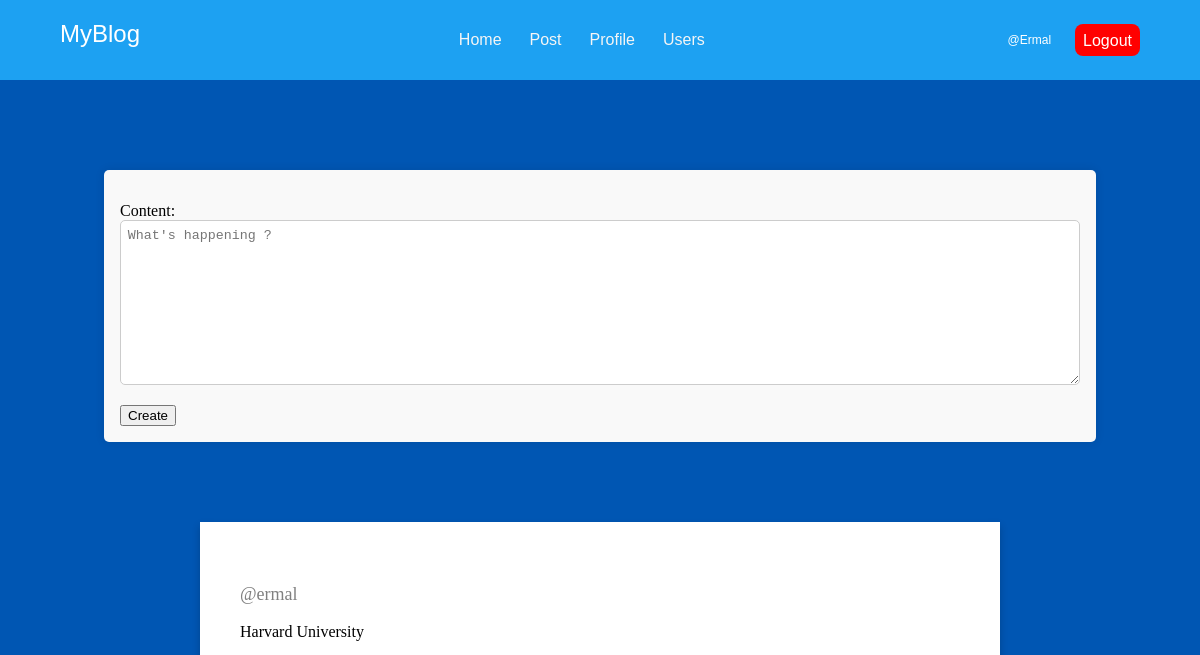
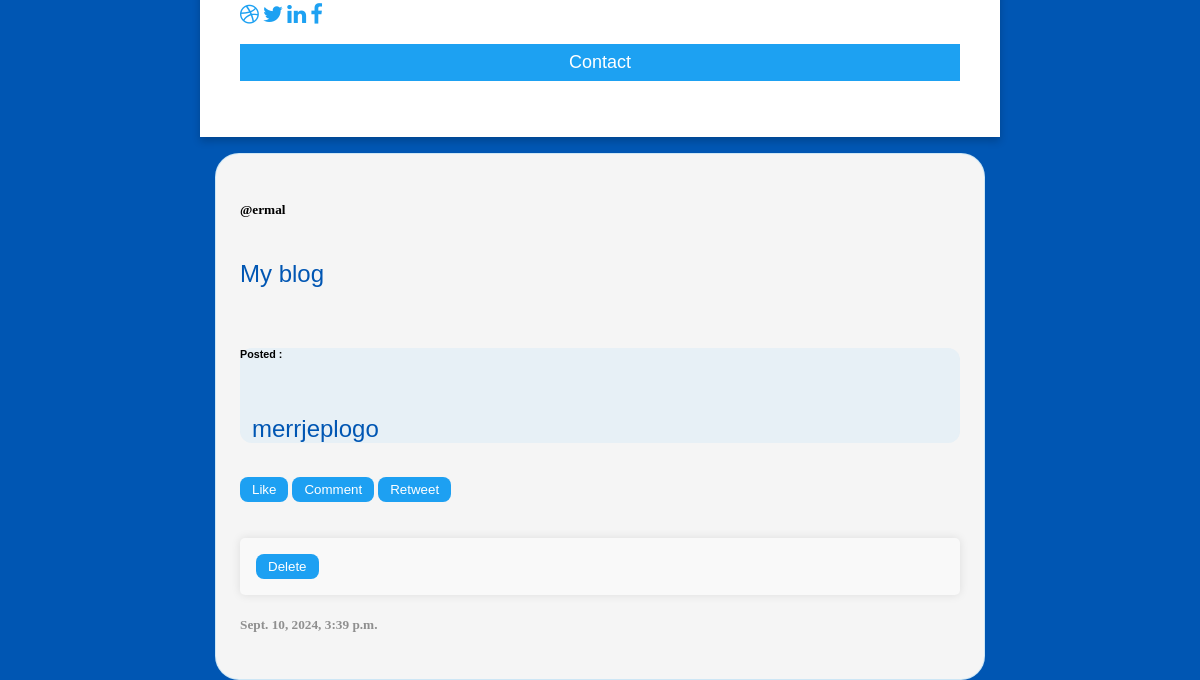
/myblog/profile/ (signed in), run on an earlier commit of the app's database (2 pictures, top to bottom).
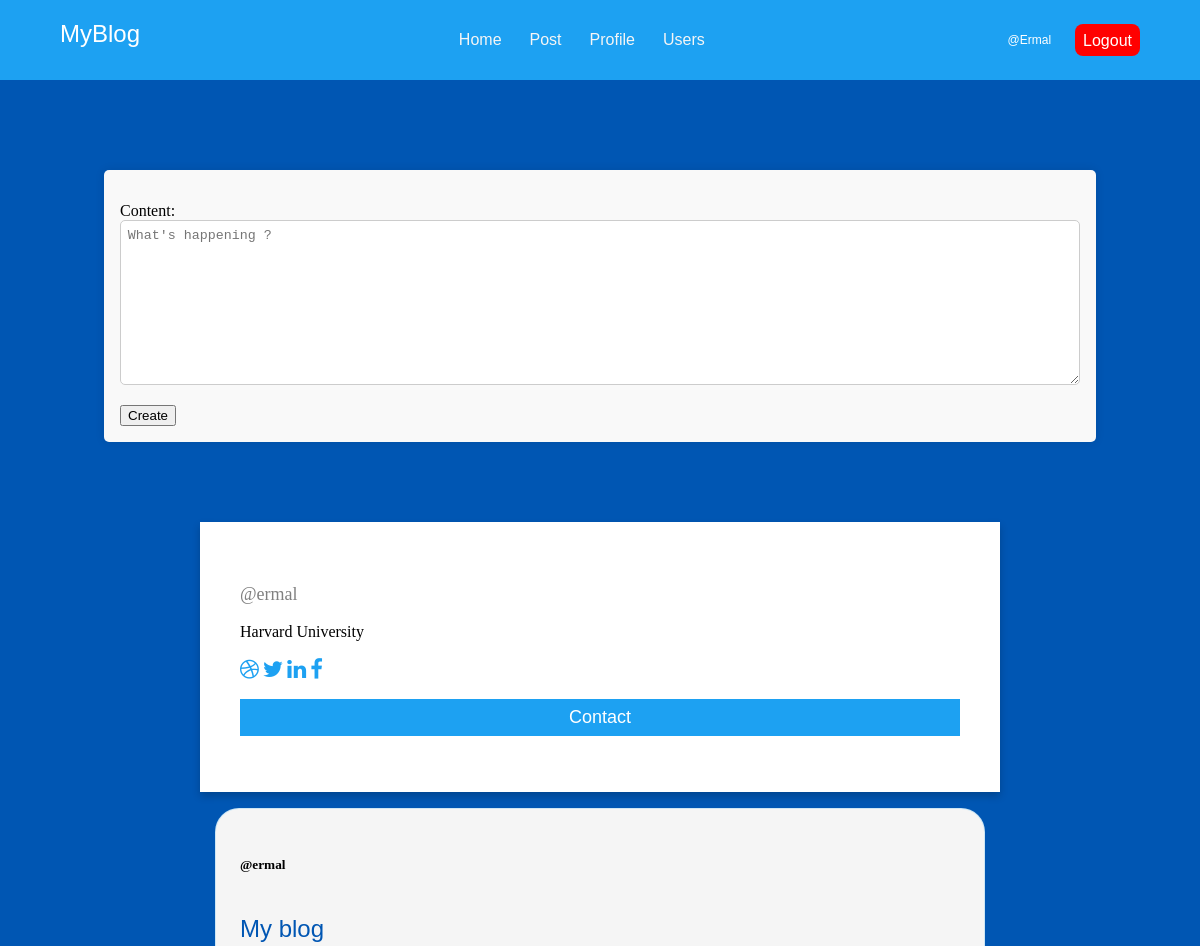
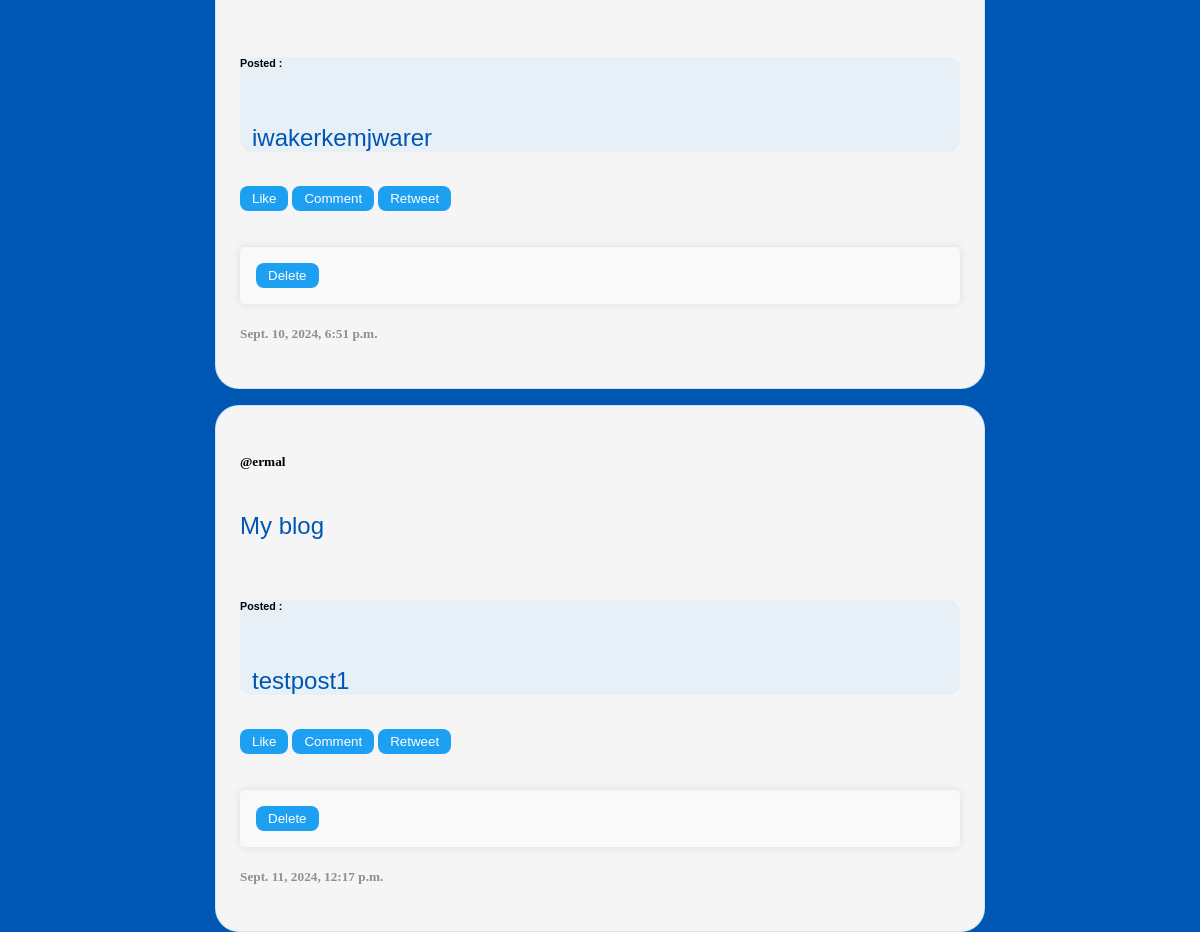
And on a later commit of the database (2 pictures, top to bottom).
### app/models.py (models this page shows, shortened)
class TwitterPost(models.Model):
     content = models.TextField(max_length=250)
     author = models.ForeignKey(User,on_delete=models.CASCADE,null=True,blank=True)
     comments = models.TextField(editable=True,null=True,blank=True)
     date_created = models.DateTimeField(auto_now_add=True)
     image = models.ImageField(null=True, blank=True, upload_to='images/')
     likes = models.ManyToManyField(User,related_name='liked',default=None,blank=True)

### app/views.py (the view)
# urls.py: path('profile/',view=views.profile,name='profile'),
@login_required(login_url='signin')
def profile(request):
     tweets = models.TwitterPost.objects.all()
     form = forms.BioCreation
     user = request.user
     if request.method == 'POST':
          form = forms.BioCreation(request.POST)
          if form.is_valid():
               form.save(commit=True)
               return render('profile')
     else:
          form = forms.BioCreation()
     return render(request,'profile.html',{'tweets':tweets,'form':form})

### app/forms.py
class BioCreation(forms.ModelForm):
     class Meta:
          model = models.Bio
          fields = ['content']
          widgets = {
               'content':forms.Textarea(attrs={'placeholder':"What's happening ?"})
          }

### templates/profile.html (shortened to what this page needs)
{% extends 'base.html' %}
{% block content %}
<link rel="stylesheet" href="https://cdnjs.cloudflare.com/ajax/libs/font-awesome/4.7.0/css/font-awesome.min.css">
{% if user.is_authenticated %}
<br><br><br><br><br>
<form style="height: max-content;" action="{% url 'createbio' %}" method="post">
     {{form.as_p}}
     <button type="submit">Create</button>
  </form>
<div class="card">
     <p class="title">@{{user.username}}</p>
     <p>Harvard University</p>
     <a href="#" class="icons"><i class="fa fa-dribbble"></i></a>
     <a href="#"class="icons"><i class="fa fa-twitter"></i></a>
     <a href="#"class="icons"><i class="fa fa-linkedin"></i></a>
     <a href="#"class="icons"><i class="fa fa-facebook"></i></a>
     <p><button class="contact-button">Contact</button></p>
   </div>
{% if user.is_authenticated %}
{% for tweet in tweets %}
{% if tweet.author.username == user.username %}
<div class="container">
       <div class="tweet-box">
            <h3 class="authorbig" >{{tweet.author.first_name | title}}
                 <h5 class="author">@{{tweet.author.username}}</h5>
            </h3>
            <span style="display: flex;">
                 <h2>My blog</h2>
            </span>
            <div class="content">
                 <h2 style="background-color: white; height:fit-content;">
                      <h6>Posted :</h6>
                      <br>
                      <h2 style="margin: 1vw; margin-bottom: 2vh;">{{tweet.content}}</h2>
            </div>
            <br>
            <div class="buttons">
                 <button>Like</button>
                 <button>Comment</button>
                 <button>Retweet</button>
                 {% if user.is_authenticated %}
                 {% if tweet.author == user or user.is_superuser%}
                 <br>
                 <br><br>
                 <form action="{% url 'delete' tweet.id %}" method="post">
                      <button type="submit">Delete</button>
                 </form>
                 {% endif %}
                 {% endif %}
            </div>
            <div class="created_at">
                 <h5 style="color: rgba(0, 0, 0, 0.416);">{{ tweet.date_created }}</h5>
            </div>
       </div>
  </div>
{% endif %}
{% endfor %}
{% endif %}
{% endif %}
{% endblock %}

What changed in the data, as far as the page shows it:
removed TwitterPost: author.username "ermal", content "merrjeplogo", shows "Delete", date_created "Sept. 10, 2024, 3:39 p.m."
added TwitterPost: author.username "ermal", content "iwakerkemjwarer", shows "Delete", date_created "Sept. 10, 2024, 6:51 p.m."
added TwitterPost: author.username "ermal", content "testpost1", shows "Delete", date_created "Sept. 11, 2024, 12:17 p.m."
